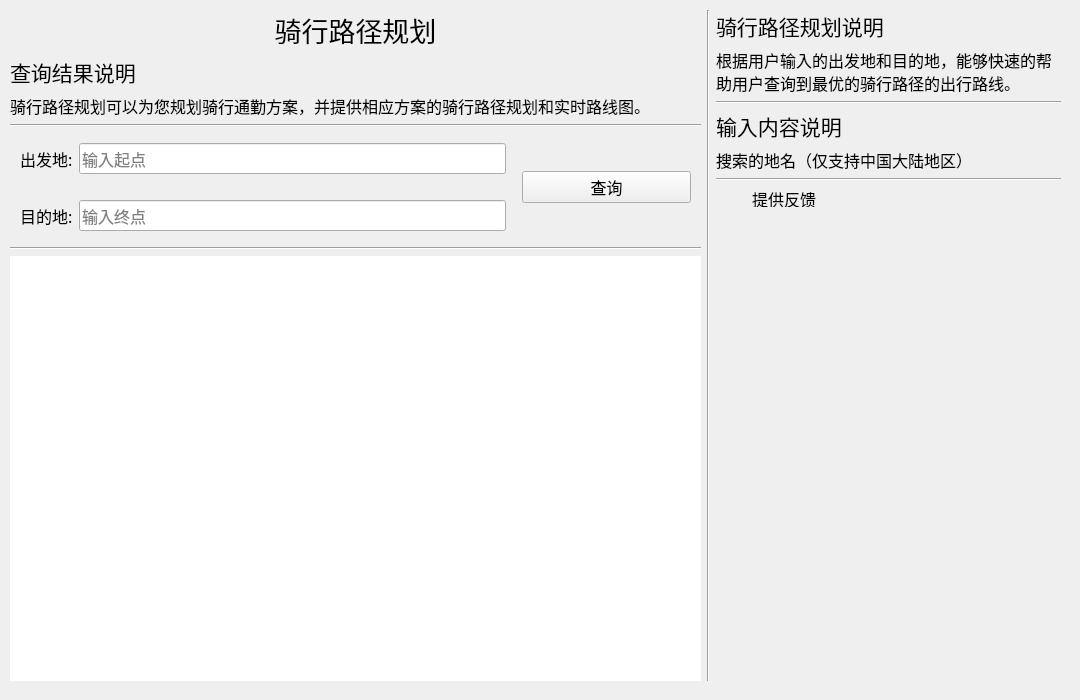
         <widget class="QWidget" name="rideRoutePlanningTab">
          <attribute name="title">
           <string>骑行路径规划</string>
          </attribute>
          <widget class="QWidget" name="horizontalLayoutWidget_9">
           <property name="geometry">
            <rect>
             <x>0</x>
             <y>0</y>
             <width>1071</width>
             <height>691</height>
            </rect>
           </property>
           <layout class="QHBoxLayout" name="rideHorizontal1" stretch="2,0,1">
            <property name="leftMargin">
             <number>10</number>
            </property>
            <property name="topMargin">
             <number>10</number>
            </property>
            <property name="rightMargin">
             <number>10</number>
            </property>
            <property name="bottomMargin">
             <number>10</number>
            </property>
            <item>
             <layout class="QVBoxLayout" name="rideVertical1">
              <item>
               <widget class="QLabel" name="rideRoutePlanningLabel">
                <property name="font">
                 <font>
                  <family>微软雅黑</family>
                  <pointsize>20</pointsize>
                 </font>
                </property>
                <property name="text">
                 <string>骑行路径规划</string>
                </property>
                <property name="alignment">
                 <set>Qt::AlignCenter</set>
                </property>
                <property name="margin">
                 <number>10</number>
                </property>
               </widget>
              </item>
              <item>
               <widget class="QLabel" name="rideSearchResultContextLabel">
                <property name="font">
                 <font>
                  <family>微软雅黑 Light</family>
                  <pointsize>16</pointsize>
                 </font>
                </property>
                <property name="text">
                 <string>查询结果说明</string>
                </property>
                <property name="margin">
                 <number>10</number>
                </property>
               </widget>
              </item>
              <item>
               <widget class="QLabel" name="rideSearchInformationLabel">
                <property name="font">
                 <font>
                  <family>微软雅黑 Light</family>
                  <pointsize>12</pointsize>
                 </font>
                </property>
                <property name="text">
                 <string>骑行路径规划可以为您规划骑行通勤方案，并提供相应方案的骑行路径规划和实时路线图。</string>
                </property>
                <property name="wordWrap">
                 <bool>true</bool>
                </property>
                <property name="margin">
                 <number>10</number>
                </property>
               </widget>
              </item>
              <item>
               <widget class="Line" name="rideRoutePlanningLine1">
                <property name="orientation">
                 <enum>Qt::Horizontal</enum>
                </property>
               </widget>
              </item>
              <item>
               <layout class="QHBoxLayout" name="rideHorizontal2" stretch="3,1">
                <property name="rightMargin">
                 <number>10</number>
                </property>
                <item>
                 <layout class="QVBoxLayout" name="rideVertical2">
                  <item>
                   <layout class="QHBoxLayout" name="rideHorizontal3">
                    <property name="leftMargin">
                     <number>10</number>
                    </property>
                    <property name="topMargin">
                     <number>10</number>
                    </property>
                    <property name="rightMargin">
                     <number>10</number>
                    </property>
                    <property name="bottomMargin">
                     <number>10</number>
                    </property>
                    <item>
                     <widget class="QLabel" name="rideDepartureLabel">
                      <property name="font">
                       <font>
                        <family>微软雅黑 Light</family>
                        <pointsize>12</pointsize>
                       </font>
                      </property>
                      <property name="text">
                       <string>出发地:</string>
                      </property>
                      <property name="margin">
                       <number>0</number>
                      </property>
                     </widget>
                    </item>
                    <item>
                     <widget class="QLineEdit" name="rideDepartureLineEdit">
                      <property name="font">
                       <font>
                        <family>微软雅黑 Light</family>
                        <pointsize>12</pointsize>
                       </font>
                      </property>
                      <property name="placeholderText">
                       <string>输入起点</string>
                      </property>
                     </widget>
                    </item>
                   </layout>
                  </item>
                  <item>
                   <layout class="QHBoxLayout" name="rideHorizontal4">
                    <property name="leftMargin">
                     <number>10</number>
                    </property>
                    <property name="topMargin">
                     <number>10</number>
                    </property>
                    <property name="rightMargin">
                     <number>10</number>
                    </property>
                    <property name="bottomMargin">
                     <number>10</number>
                    </property>
                    <item>
                     <widget class="QLabel" name="rideDestinationLabel">
                      <property name="font">
                       <font>
                        <family>微软雅黑 Light</family>
                        <pointsize>12</pointsize>
                       </font>
                      </property>
                      <property name="text">
                       <string>目的地:</string>
                      </property>
                      <property name="margin">
                       <number>0</number>
                      </property>
                     </widget>
                    </item>
                    <item>
                     <widget class="QLineEdit" name="rideDestinationLineEdit">
                      <property name="font">
                       <font>
                        <family>微软雅黑 Light</family>
                        <pointsize>12</pointsize>
                       </font>
                      </property>
                      <property name="placeholderText">
                       <string>输入终点</string>
                      </property>
                     </widget>
                    </item>
                   </layout>
                  </item>
                 </layout>
                </item>
                <item>
                 <widget class="QPushButton" name="rideSearchButton">
                  <property name="font">
                   <font>
                    <family>微软雅黑 Light</family>
                    <pointsize>12</pointsize>
                   </font>
                  </property>
                  <property name="text">
                   <string>查询</string>
                  </property>
                 </widget>
                </item>
               </layout>
              </item>
              <item>
               <widget class="Line" name="rideRoutePlanningLine2">
                <property name="orientation">
                 <enum>Qt::Horizontal</enum>
                </property>
               </widget>
              </item>
              <item>
               <widget class="QTextEdit" name="rideResultTextEdit">
                <property name="font">
                 <font>
                  <family>微软雅黑 Light</family>
                  <pointsize>12</pointsize>
                 </font>
                </property>
                <property name="styleSheet">
                 <string notr="true">QTextEdit{
    color: Black;
    background: #FFFFFF;
    NoFrame;
}</string>
                </property>
                <property name="frameShape">
                 <enum>QFrame::NoFrame</enum>
                </property>
               </widget>
              </item>
             </layout>
            </item>
            <item>
             <widget class="Line" name="rideRoutePlanningLine5">
              <property name="orientation">
               <enum>Qt::Vertical</enum>
              </property>
             </widget>
            </item>
            <item>
             <layout class="QVBoxLayout" name="rideVertical3">
              <item>
               <widget class="QLabel" name="rideRoutePlanningInformationLabel">
                <property name="font">
                 <font>
                  <family>微软雅黑 Light</family>
                  <pointsize>16</pointsize>
                 </font>
                </property>
                <property name="text">
                 <string>骑行路径规划说明</string>
                </property>
                <property name="margin">
                 <number>10</number>
                </property>
               </widget>
              </item>
              <item>
               <widget class="QLabel" name="rideRoutePlanningDetailInformationLabel">
                <property name="font">
                 <font>
                  <family>微软雅黑 Light</family>
                  <pointsize>12</pointsize>
                 </font>
                </property>
                <property name="text">
                 <string>根据用户输入的出发地和目的地，能够快速的帮助用户查询到最优的骑行路径的出行路线。</string>
                </property>
                <property name="wordWrap">
                 <bool>true</bool>
                </property>
                <property name="margin">
                 <number>10</number>
                </property>
               </widget>
              </item>
              <item>
               <widget class="Line" name="rideRoutePlanningLine3">
                <property name="orientation">
                 <enum>Qt::Horizontal</enum>
                </property>
               </widget>
              </item>
              <item>
               <widget class="QLabel" name="rideInputContextLabel">
                <property name="font">
                 <font>
                  <family>微软雅黑 Light</family>
                  <pointsize>16</pointsize>
                 </font>
                </property>
                <property name="text">
                 <string>输入内容说明</string>
                </property>
                <property name="margin">
                 <number>10</number>
                </property>
               </widget>
              </item>
              <item>
               <widget class="QLabel" name="rideInputInformationLabel">
                <property name="font">
                 <font>
                  <family>微软雅黑 Light</family>
                  <pointsize>12</pointsize>
                 </font>
                </property>
                <property name="text">
                 <string>搜索的地名（仅支持中国大陆地区）</string>
                </property>
                <property name="margin">
                 <number>10</number>
                </property>
               </widget>
              </item>
              <item>
               <widget class="Line" name="rideRoutePlanningLine4">
                <property name="orientation">
                 <enum>Qt::Horizontal</enum>
                </property>
               </widget>
              </item>
              <item>
               <layout class="QHBoxLayout" name="rideHorizontal5">
                <property name="leftMargin">
                 <number>10</number>
                </property>
                <item>
                 <widget class="QLabel" name="rideFeedBackPhotoLabel">
                  <property name="maximumSize">
                   <size>
                    <width>20</width>
                    <height>20</height>
                   </size>
                  </property>
                  <property name="text">
                   <string/>
                  </property>
                 </widget>
                </item>
                <item>
                 <widget class="QLabel" name="rideFeedBackLabel">
                  <property name="maximumSize">
                   <size>
                    <width>16777215</width>
                    <height>20</height>
                   </size>
                  </property>
                  <property name="font">
                   <font>
                    <family>微软雅黑 Light</family>
                    <pointsize>12</pointsize>
                   </font>
                  </property>
                  <property name="text">
                   <string>&lt;html&gt;&lt;head/&gt;&lt;body&gt;&lt;p&gt;&lt;a href=&quot;https://github.com/&quot;&gt;&lt;span style=&quot; color:#000000;&quot;&gt;提供反馈&lt;/span&gt;&lt;/a&gt;&lt;/p&gt;&lt;/body&gt;&lt;/html&gt;</string>
                  </property>
                  <property name="margin">
                   <number>0</number>
                  </property>
                  <property name="openExternalLinks">
                   <bool>true</bool>
                  </property>
                 </widget>
                </item>
               </layout>
              </item>
              <item>
               <spacer name="rideRoutePlanningSpacer2">
                <property name="orientation">
                 <enum>Qt::Vertical</enum>
                </property>
                <property name="sizeHint" stdset="0">
                 <size>
                  <width>20</width>
                  <height>40</height>
                 </size>
                </property>
               </spacer>
              </item>
             </layout>
            </item>
           </layout>
          </widget>
         </widget>
